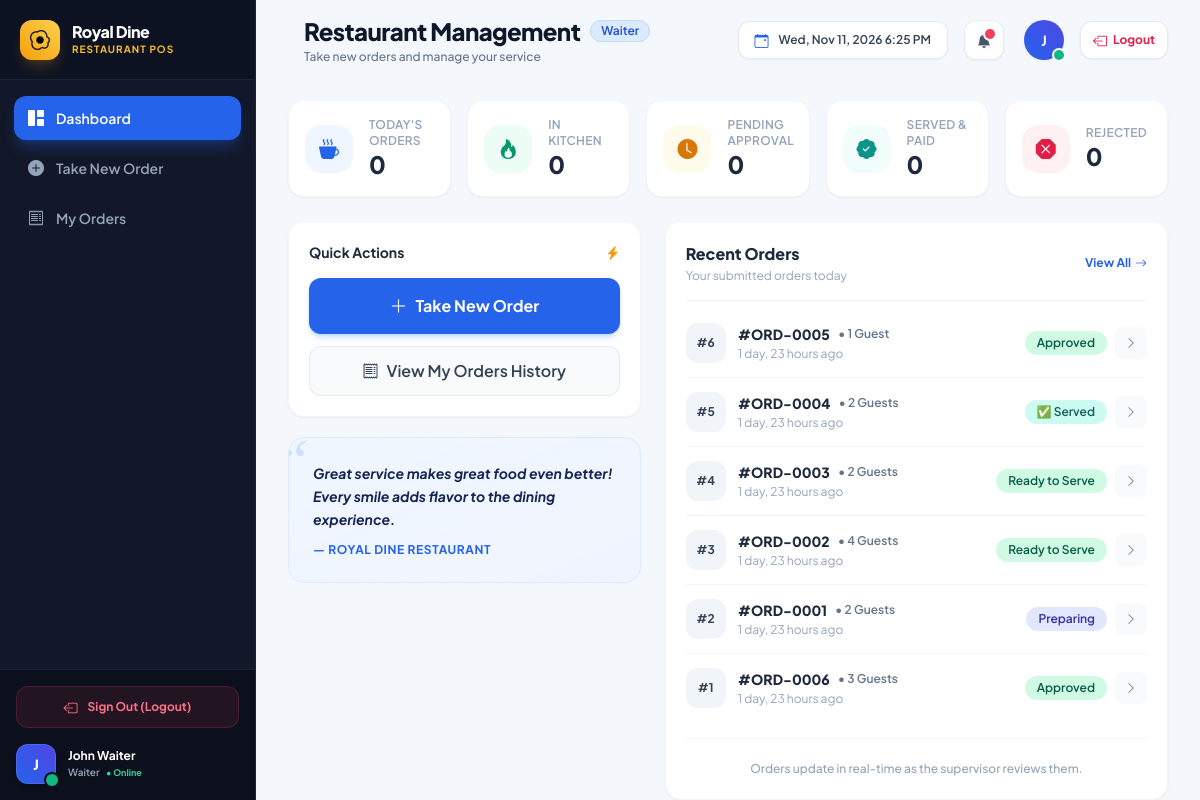
Before: /orders/waiter/ (signed in) with the older database file.
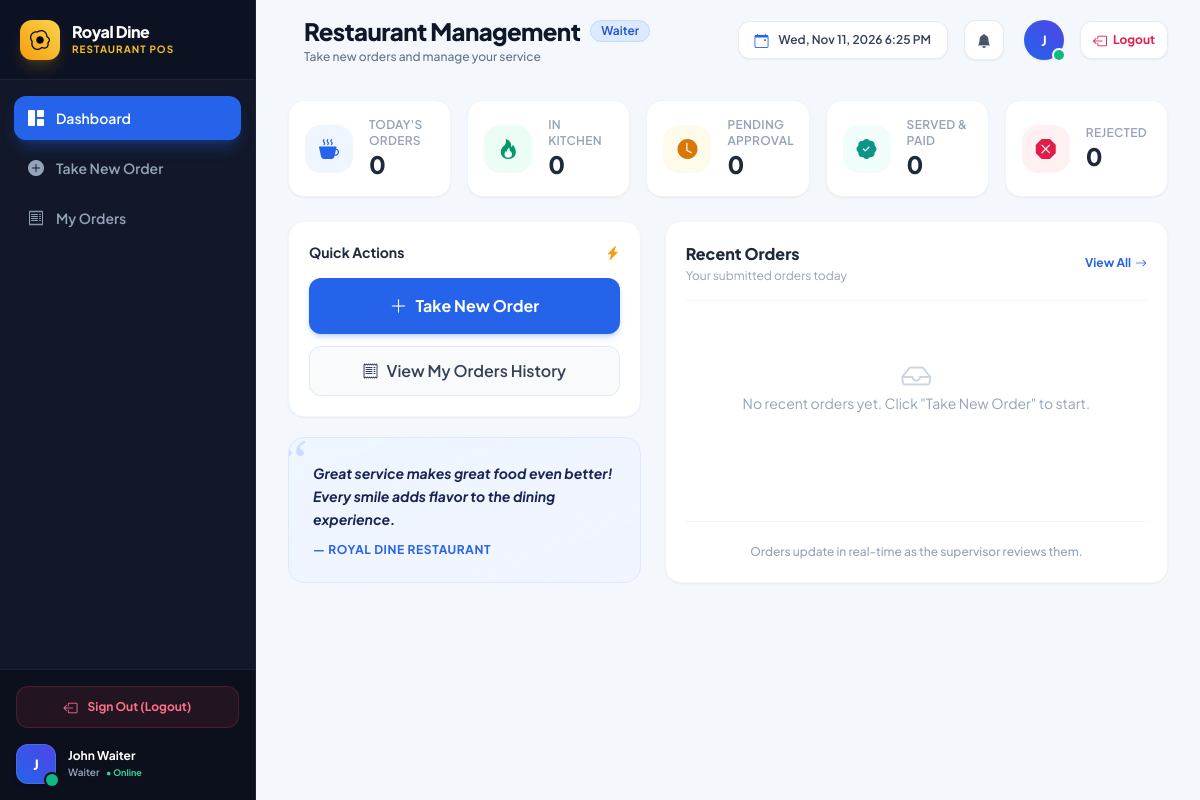
After: the same page with the newer database file.
### apps/orders/models.py (models this page shows, shortened)
class Order(models.Model):
    class Status(models.TextChoices):
        DRAFT = 'DRAFT', 'Draft'
        PENDING_APPROVAL = 'PENDING_APPROVAL', 'Pending Approval'
        REJECTED = 'REJECTED', 'Rejected'
        APPROVED = 'APPROVED', 'Approved'
        RECEIVED = 'RECEIVED', 'Kitchen Received'
        PREPARING = 'PREPARING', 'Preparing'
        READY = 'READY', 'Ready for Serving'
        SERVED = 'SERVED', 'Served'
        CANCELLED = 'CANCELLED', 'Cancelled'
    order_reference = models.CharField(max_length=64, unique=True, editable=False, db_index=True)
    order_number = models.CharField(max_length=32, blank=True, null=True, unique=True, db_index=True)
    waiter = models.ForeignKey(
        settings.AUTH_USER_MODEL,
        on_delete=models.PROTECT,
        related_name='waiter_orders'
    )
    customer_count = models.PositiveIntegerField(default=1)
    status = models.CharField(
        max_length=24,
        choices=Status.choices,
        default=Status.PENDING_APPROVAL,
        db_index=True
    )
    total_amount = models.DecimalField(max_digits=10, decimal_places=2, default=0.00)
    order_notes = models.TextField(blank=True)
    rejection_reason = models.TextField(blank=True)
    created_at = models.DateTimeField(auto_now_add=True, db_index=True)
    updated_at = models.DateTimeField(auto_now=True)
    submitted_at = models.DateTimeField(null=True, blank=True)
    approved_at = models.DateTimeField(null=True, blank=True)
    class Meta:
        ordering = ['-created_at']
        verbose_name = 'Order'
        verbose_name_plural = 'Orders'

### apps/orders/views.py (the view)
# urls.py: path('waiter/', views.waiter_dashboard, name='waiter_dashboard'),
@login_required
@waiter_required
def waiter_dashboard(request):
    today = timezone.localdate()
    today_orders = Order.objects.filter(waiter=request.user, created_at__date=today)
    context = {
        'total_today': today_orders.count(),
        'pending_count': today_orders.filter(status=Order.Status.PENDING_APPROVAL).count(),
        'approved_count': today_orders.filter(status__in=[Order.Status.APPROVED, Order.Status.RECEIVED, Order.Status.PREPARING, Order.Status.READY]).count(),
        'served_count': today_orders.filter(status=Order.Status.SERVED).count(),
        'rejected_count': today_orders.filter(status=Order.Status.REJECTED).count(),
        'recent_orders': Order.objects.filter(waiter=request.user)[:10],
    }
    return render(request, 'waiter/dashboard.html', context)

### apps/restaurants/context_processors.py (called while the page is built)
def restaurant_context(request):
    try:
        settings_obj = RestaurantSettings.objects.first()
        currency = settings_obj.currency_symbol if settings_obj and settings_obj.currency_symbol else 'ETB'
    except Exception:
        currency = 'ETB'
        settings_obj = None
    return {
        'CURRENCY_SYMBOL': currency,
        'restaurant_settings': settings_obj,
    }

### templates/waiter/dashboard.html (shortened to what the changed rows need)
{% extends 'base/base.html' %}
{% load humanize %}
{% block content %}
<div class="grid grid-cols-1 lg:grid-cols-12 gap-6">
    <div class="lg:col-span-7">
        <div class="bg-white rounded-2xl p-5 shadow-sm border border-slate-100 h-full flex flex-col justify-between">
            <div>
                <div class="divide-y divide-slate-100 mt-2">
                    {% for order in recent_orders %}
                    <div class="py-3.5 flex items-center justify-between gap-3">
                        <div class="flex items-center space-x-3 min-w-0">
                            <div
                                class="w-10 h-10 rounded-xl bg-slate-100 flex items-center justify-center font-bold text-xs text-slate-700 shrink-0">
                                #{{ order.id }}
                            </div>
                            <div class="min-w-0">
                                <div class="flex items-center space-x-2">
                                    <span class="font-extrabold text-sm text-slate-800">{{ order.order_number|default:order.order_reference }}</span>
                                    <span class="text-xs font-semibold text-slate-500">&bull; {{ order.customer_count }} Guest{{ order.customer_count|pluralize }}</span>
                                </div>
                                <span class="text-xs text-slate-400 block mt-0.5">{{ order.created_at|naturaltime }}</span>
                            </div>
                        </div>
                        <div class="flex items-center space-x-2 shrink-0">
                            {% if order.status == 'PENDING_APPROVAL' %}
                            <span class="px-3 py-1 rounded-full text-xs font-semibold bg-amber-100 text-amber-800">
                                Pending Approval
                            </span>
                            {% elif order.status == 'APPROVED' %}
                            <span class="px-3 py-1 rounded-full text-xs font-semibold bg-emerald-100 text-emerald-800">
                                Approved
                            </span>
                            {% elif order.status == 'RECEIVED' %}
                            <span class="px-3 py-1 rounded-full text-xs font-semibold bg-sky-100 text-sky-800">
                                In Kitchen
                            </span>
                            {% elif order.status == 'PREPARING' %}
                            <span class="px-3 py-1 rounded-full text-xs font-semibold bg-indigo-100 text-indigo-800">
                                Preparing
                            </span>
                            {% elif order.status == 'READY' %}
                            <span class="px-3 py-1 rounded-full text-xs font-semibold bg-emerald-100 text-emerald-800">
                                Ready to Serve
                            </span>
                            {% elif order.status == 'REJECTED' %}
                            <span class="px-3 py-1 rounded-full text-xs font-semibold bg-rose-100 text-rose-800">
                                Rejected
                            </span>
                            {% elif order.status == 'SERVED' %}
                            <span class="px-3 py-1 rounded-full text-xs font-semibold bg-teal-100 text-teal-800">
                                ✅ Served
                            </span>
                            {% else %}
                            <span class="px-3 py-1 rounded-full text-xs font-semibold bg-slate-100 text-slate-700">
                                {{ order.get_status_display }}
                            </span>
                            {% endif %}
                            <a href="{% url 'orders:order_detail' order.id %}"
                                class="w-8 h-8 rounded-lg bg-slate-50 hover:bg-slate-100 text-slate-500 flex items-center justify-center transition-colors">
                                <i class="bi bi-chevron-right text-xs"></i>
                            </a>
                        </div>
                    </div>
                    {% empty %}
                    <div class="py-12 text-center text-slate-400">
                        <i class="bi bi-inbox text-3xl d-block mb-2 text-slate-300"></i>
                        <p class="text-sm">No recent orders yet. Click "Take New Order" to start.</p>
                    </div>
                    {% endfor %}
                </div>
            </div>
        </div>
    </div>
</div>
{% endblock %}

### templates/base/topnav.html (shortened to what this page needs)
<header class="h-20 bg-[#f4f7fc] px-6 lg:px-8 flex items-center justify-between shrink-0">
    <div class="flex items-center space-x-3 sm:space-x-4">
        <div>
            <div class="flex items-center space-x-2.5">
                <h1 class="text-xl lg:text-2xl font-extrabold text-slate-900 tracking-tight">
                    {% block header_title %}Restaurant Management{% endblock %}
                </h1>
                <span class="hidden sm:inline-flex items-center px-2.5 py-0.5 rounded-full text-xs font-semibold
                    {% if user.role == 'ADMIN' %}bg-purple-100 text-purple-700 border border-purple-200
                    {% elif user.role == 'SUPERVISOR' %}bg-indigo-100 text-indigo-700 border border-indigo-200
                    {% elif user.role == 'WAITER' %}bg-blue-100 text-blue-700 border border-blue-200
                    {% else %}bg-amber-100 text-amber-800 border border-amber-200{% endif %}">
                    {{ user.get_role_display }}
                </span>
            </div>
            <p class="text-xs text-slate-500 font-medium mt-0.5 hidden sm:block">
                {% block header_subtitle %}Take new orders and manage your service{% endblock %}
            </p>
        </div>
    </div>
    <div class="flex items-center space-x-3 lg:space-x-4">
        <div
            class="flex items-center space-x-2.5 px-4 py-2 bg-white rounded-xl shadow-sm border border-slate-200/80 text-xs font-semibold text-slate-700">
            <i class="bi bi-calendar-event text-blue-600 text-sm"></i>
            <span id="liveDateTimeBadge">Loading date...</span>
        </div>
        <div class="relative" id="notificationDropdownContainer">
            <button type="button" id="notificationBellBtn" onclick="toggleNotificationDropdown()"
                class="w-10 h-10 rounded-xl bg-white border border-slate-200/80 flex items-center justify-center text-slate-600 hover:text-slate-900 hover:bg-slate-50 shadow-sm transition-colors relative">
                <i class="bi bi-bell-fill text-sm"></i>
                <span id="notificationBadge" class="hidden absolute top-2 right-2 w-2.5 h-2.5 rounded-full bg-rose-500 ring-2 ring-white animate-pulse"></span>
            </button>
        </div>
        <div class="flex items-center space-x-2.5 pl-1">
            <div class="relative">
                <div
                    class="w-10 h-10 rounded-full bg-gradient-to-tr from-blue-600 to-indigo-600 flex items-center justify-center text-white font-bold text-sm shadow-sm">
                    {{ user.first_name|first|default:user.username|first|upper }}
                </div>
                <span
                    class="absolute bottom-0 right-0 w-2.5 h-2.5 rounded-full bg-emerald-500 ring-2 ring-white"></span>
            </div>
        </div>
        <form method="post" action="{% url 'accounts:logout' %}" class="inline-flex">
            <button type="submit" title="Sign out of system"
                class="flex items-center space-x-1.5 px-3 py-2 rounded-xl bg-white hover:bg-rose-50 text-rose-600 border border-slate-200/80 hover:border-rose-200 text-xs font-bold shadow-sm transition-all active:scale-95">
                <i class="bi bi-box-arrow-left text-sm"></i>
                <span class="hidden sm:inline">Logout</span>
            </button>
        </form>
    </div>
</header>

Changed rows visible on the page:
removed Order: id "6", order_number "#ORD-0005", customer_count "1", created_at "1 day, 23 hours ago", status "Approved"
removed Order: id "5", order_number "#ORD-0004", customer_count "2", created_at "1 day, 23 hours ago", status "✅ Served"
removed Order: id "4", order_number "#ORD-0003", customer_count "2", created_at "1 day, 23 hours ago", status "Ready to Serve"
removed Order: id "3", order_number "#ORD-0002", customer_count "4", created_at "1 day, 23 hours ago", status "Ready to Serve"
removed Order: id "2", order_number "#ORD-0001", customer_count "2", created_at "1 day, 23 hours ago", status "Preparing"
removed Order: id "1", order_number "#ORD-0006", customer_count "3", created_at "1 day, 23 hours ago", status "Approved"
Other visible differences:
text now shown: "No recent orders yet. Click \"Take New Order\" to start."
